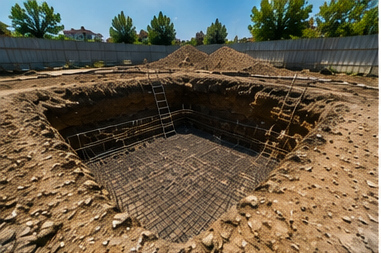
#> input picture cukur_deneme_data/cukur_01.jpg, 381 x 253 px
$ python feature_visualization.py
#> lines starting #> are read from the running program, lines starting #| are printed output that depends on the picture
### feature_detection.py
import numpy as np


def calculate_gradients(image):  # Burada görüntüyle aynı boyutta iki boş matris oluşturuyoruz.

    gx = np.zeros_like(image)  # gx = görüntünün yatay yöndeki değişimi
    gy = np.zeros_like(image)  # gy = görüntünün dikey yöndeki değişimi
                               # ortada ciddi bir yatay değişim var. gx bunu yakalar.
    gx[:, 1:-1] = (
        image[:, 2:] - image[:, :-2]
    ) / 2.0            # Burada bir pikselin sağındaki ve solundaki pikseli karşılaştırıyoruz.
                       # Sağa doğru giderken görüntü ne kadar değişiyor?
    gy[1:-1, :] = (
        image[2:, :] - image[:-2, :]
    ) / 2.0            # Aşağı/yukarı giderken görüntü ne kadar değişiyor?

    return gx, gy


def calculate_harris_response(image):

    gx, gy = calculate_gradients(image)

    ix2 = gx * gx
    iy2 = gy * gy
    ixy = gx * gy                # Bunlar bize bir bölgenin hangi yönlerde değiştiğini anlatıyor.

    kernel = np.ones(   # Şöyle bir filtre oluşturuyoruz:
        (3, 3),   #Yani tek bir piksele bakmıyoruz.
        dtype=np.float32 # Pikselin çevresindeki 3×3 bölgeye bakıyoruz:
    ) / 9.0              # Çünkü tek piksel gürültü olabilir. Çevresiyle beraber değerlendirmek daha güvenilir.

    sxx = np.zeros_like(image)
    syy = np.zeros_like(image)
    sxy = np.zeros_like(image)   # Bunlar Harris'in kullanacağı yerel gradient bilgilerini saklıyor.

    for y in range(1, image.shape[0] - 1):   # görüntünün bütün piksellerini geziyoruz.

        for x in range(1, image.shape[1] - 1):

            window_xx = ix2[    # Her pikselin etrafından: 3×3 alan alıyoruz.
                y - 1:y + 2,
                x - 1:x + 2
            ]

            window_yy = iy2[
                y - 1:y + 2,
                x - 1:x + 2
            ]

            window_xy = ixy[
                y - 1:y + 2,
                x - 1:x + 2
            ]

            sxx[y, x] = np.sum(
                window_xx * kernel
            )

            syy[y, x] = np.sum(
                window_yy * kernel
            )

            sxy[y, x] = np.sum(
                window_xy * kernel
            )

    k = 0.04

    determinant = (   # sonra bunun determinantını hesaplıyoruz  determinant iki yönlü değişimin gücünü yakalamamıza yardım ediyor.
        sxx * syy -
        sxy * sxy
    )

    trace = sxx + syy  # Bu bölgedeki toplam değişim ne kadar?

    response = (
        determinant -
        k * (trace ** 2)
    )     #burada baktıgımızz şey şu  değişim yüksek mi değil sadece
          # Düz alan mı? Kenar mı?  Köşe mi?

    return response   # Artık görüntüdeki her pikselin bir Harris skoru var.


def find_feature_points(
        response,
        max_points=300,
        grid_rows=8,
        grid_cols=12
):

    height, width = response.shape

    candidates = []

    margin = 10

    threshold = np.max(response) * 0.01   # Harris skoru 1000'in altındaysa bu noktayla uğraşma örneğin.
                                          # Böylece zayıf noktaları eliyoruz.
    # --------------------------------------------------
    # 1. Önce bütün güçlü Harris noktalarını buluyoruz
    # --------------------------------------------------

    for y in range(
        margin,
        height - margin
    ):

        for x in range(
            margin,
            width - margin
        ):

            current = response[y, x]

            if current < threshold:
                continue

            neighborhood = response[
                y - 1:y + 2,
                x - 1:x + 2     # 3×3 çevrede sadece en güçlü olanı tut.
                                # Buna Non-Maximum Suppression (NMS) deniyor.
            ]

            if current == np.max(neighborhood):

                candidates.append(
                    (
                        x,
                        y,
                        current
                    )
                )

    # Güçlü noktalar önce gelsin
    candidates.sort(
        key=lambda point: point[2],
        reverse=True
    )

    # --------------------------------------------------
    # 2. Görüntüyü grid bölgelerine ayırıyoruz
    # Diyelim fotoğrafın sol altında çok fazla taş var
    # Harris en güçlü 500 noktayı seçerse hepsi burada toplanabilir.
    # --------------------------------------------------

    cell_height = height / grid_rows
    cell_width = width / grid_cols

    points_per_cell = max(
        1,
        max_points // (grid_rows * grid_cols)
    )

    selected_points = []

    # --------------------------------------------------
    # 3. Her bölgeden sınırlı sayıda nokta alıyoruz
    # --------------------------------------------------

    for row in range(grid_rows):

        for col in range(grid_cols):

            x_min = col * cell_width
            x_max = (col + 1) * cell_width

            y_min = row * cell_height
            y_max = (row + 1) * cell_height

            cell_points = []

            for point in candidates:

                x, y, score = point

                if (
                    x_min <= x < x_max
                    and
                    y_min <= y < y_max
                ):

                    cell_points.append(point)

                    if len(cell_points) >= points_per_cell:
                        break

            selected_points.extend(
                cell_points
            )

    # --------------------------------------------------
    # 4. Eğer hedef sayıya ulaşmadıysak
    #    kalan güçlü noktaları ekle
    # --------------------------------------------------

    if len(selected_points) < max_points:

        selected_set = {
            (p[0], p[1])
            for p in selected_points
        }

        for point in candidates:

            if (
                point[0],
                point[1]
            ) in selected_set:
                continue

            selected_points.append(point)

            if len(selected_points) >= max_points:
                break

    # Güç sırasına göre tekrar sırala
    selected_points.sort(
        key=lambda point: point[2],
        reverse=True
    )

    return selected_points[:max_points]

### feature_visualization.py
from PIL import Image, ImageDraw

from feature_detection import (
    calculate_harris_response,
    find_feature_points
)


def main():

    image_path = "cukur_deneme_data/cukur_01.jpg"

    # Orijinal görüntüyü renkli olarak aç
    image = Image.open(image_path).convert("RGB")
#> image is the input picture: PIL image 381x253 RGB; mean R, G, B 106.3, 93.9, 73.6

    # Harris için grayscale görüntü
    gray = image.convert("L")
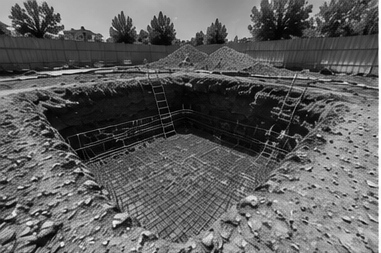
#> gray: PIL image 381x253 L; min 0, max 255, mean 95.3

    # Harris hesabı için numpy array
    import numpy as np

    gray_array = np.array(
        gray,
        dtype=np.float32
    )

    # Harris response
    harris = calculate_harris_response( # Fotoğraftaki belirgin noktaları Harris ile değerlendir.
        gray_array
    )
#> in calculate_gradients, `gy[1:-1, :] = ( image[2:, :] - image[:-2, :] ) / 2.0`:
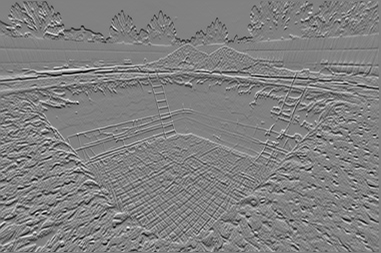
#> gy: shape (253, 381) float32; min -107.5, max 105.5, mean -0.1; drawn with min black and max white
#> after the loop in calculate_harris_response, `for y in range(1, image.shape[0] - 1):`:
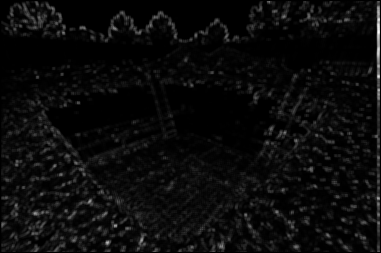
#> sxx: shape (253, 381) float32; min 0, max 6358.5, mean 286.1; drawn with min black and max white
#> after the loop in calculate_harris_response, `for y in range(1, image.shape[0] - 1):`:
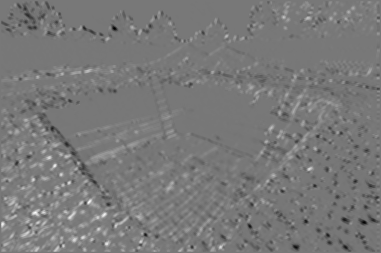
#> sxy: shape (253, 381) float32; min -2952, max 3319.6, mean 32.4; drawn with min black and max white
#> after the loop in calculate_harris_response, `for y in range(1, image.shape[0] - 1):`:
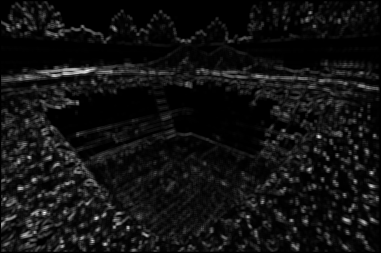
#> syy: shape (253, 381) float32; min 0, max 5884.5, mean 419.6; drawn with min black and max white
#> in calculate_harris_response, `response = ( determinant - k * (trace ** 2) )`:
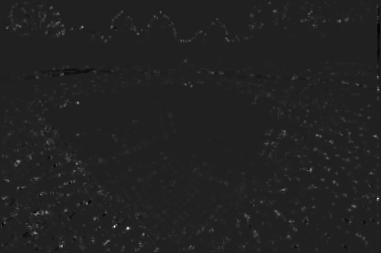
#> response: shape (253, 381) float32; min -1394890.1, max 9576927, mean 76120.4; drawn with min black and max white

    # Feature noktaları
    points = find_feature_points(
        harris,
        max_points=300  # Bunların arasından en iyi 300 noktayı seç.
    )
#> in find_feature_points, `threshold = np.max(response) * 0.01   # Harris skoru 1000'in altındays..`: threshold = 95769.3
#> after the loop in find_feature_points, `for y in range(`: candidates = 1637 items, first 6: (24, 10, 885219.4), (32, 10, 969685.2), (252, 10, 115954.1), (259, 10, 837729.8), (320, 10, 332425.8), (122, 11, 1522520)
#> the loop in find_feature_points, `for point in candidates: ` made 140 passes
#> point on passes 1 to 12: (114, 226, 9576927), (127, 228, 8550590), (46, 212, 5227828.5), (18, 161, 5169241), (82, 27, 4821852), (77, 102, 4466363), (35, 233, 4241577.5), (317, 135, 4170000), (143, 234, 4151838), (310, 169, 3759811.8), (37, 213, 3662156), (339, 21, 3479994)
#> after the loop in find_feature_points, `for point in candidates:`: selected_points = 300 items, first 6: (20, 26, 2596537.2), (17, 25, 2226287), (14, 28, 1838879.2), (58, 13, 2702183.5), (57, 22, 2389341.5), (62, 25, 1930379.8)
#> points = 300 items, first 6: (114, 226, 9576927), (127, 228, 8550590), (46, 212, 5227828.5), (18, 161, 5169241), (82, 27, 4821852), (77, 102, 4466363)

    # Çizim yapabilmek için
    draw = ImageDraw.Draw(image)

    # Her feature noktasını çiz
    for x, y, response in points:  # Her bulunan noktayı tek tek dolaşıyor.

        radius = 3

        draw.ellipse(  #o noktaya kırmızı yuvarlak çiziyor.
            (
                x - radius,
                y - radius,
                x + radius,
                y + radius
            ),
            fill=(255, 0, 0)
        )
#> this loop made 300 passes

    # Sonucu kaydet
    output_path = "cukur_deneme_data/features_01.jpg"

    image.save(
        output_path,
        quality=95
    )
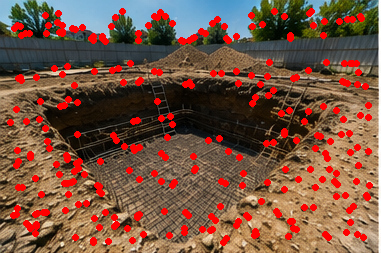
#> saved as features_01.jpg: PIL image 381x253 RGB; mean R, G, B 120.4, 83.4, 65.4

    print("Feature görselleştirmesi oluşturuldu.")
    print("Nokta sayısı:", len(points))
#| Nokta sayısı: 300
    print("Dosya:", output_path)


if __name__ == "__main__":

    main()

$ run again, with cukur_deneme_data/cukur_02.jpg copied over cukur_deneme_data/cukur_01.jpg
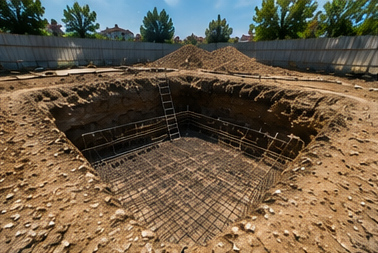
#> input picture cukur_deneme_data/cukur_02.jpg, 378 x 253 px
#> in main, image is the input picture: PIL image 378x253 RGB; mean R, G, B 108.5, 93.6, 72.7
#> in calculate_harris_response, `response = ( determinant - k * (trace ** 2) )`:
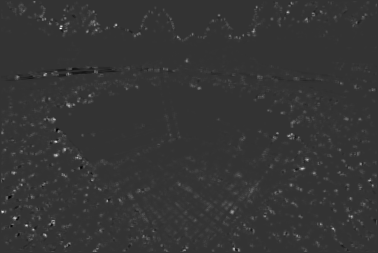
#> response: shape (253, 378) float32; min -1577044, max 6224531, mean 78184.7; drawn with min black and max white
#> threshold = 62245.3
#> after the loop in find_feature_points, `for y in range(`: candidates = 1818 items, first 6: (24, 10, 1465230.5), (44, 10, 592599.6), (64, 10, 1511585.8), (280, 10, 571924.1), (303, 10, 239197.9), (325, 10, 117684.8)
#> the loop in find_feature_points, `for point in candidates: ` made 124 passes
#> point on passes 1 to 8: (60, 28, 6224531), (55, 141, 4932891), (26, 225, 4835750), (302, 168, 4701061.5), (61, 26, 4699085), (56, 155, 4631647), (15, 218, 4289588), (45, 235, 4058674)
#> after the loop in find_feature_points, `for point in candidates:`: selected_points = 300 items, first 6: (24, 10, 1465230.5), (20, 13, 782032.1), (29, 17, 592511.8), (60, 28, 6224531), (61, 26, 4699085), (45, 19, 2175808.2)
#> points = 300 items, first 6: (60, 28, 6224531), (55, 141, 4932891), (26, 225, 4835750), (302, 168, 4701061.5), (61, 26, 4699085), (56, 155, 4631647)
#> the loop in main, `for x, y, response in points:` made 300 passes
#> in main, `image.save( output_path, quality=95 )`:
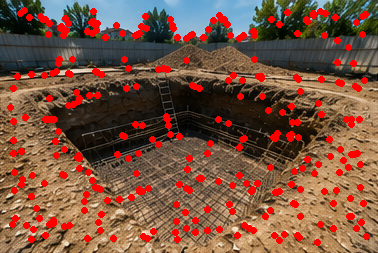
#> saved as features_01.jpg: PIL image 378x253 RGB; mean R, G, B 122.9, 83, 64.3
#| Nokta sayısı: 300

$ run again, with cukur_deneme_data/cukur_03.jpg copied over cukur_deneme_data/cukur_01.jpg
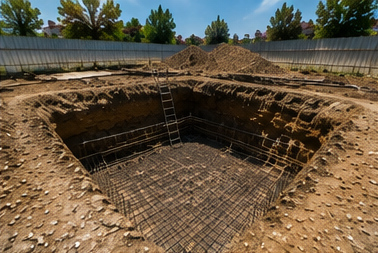
#> input picture cukur_deneme_data/cukur_03.jpg, 378 x 253 px
#> in main, image is the input picture: PIL image 378x253 RGB; mean R, G, B 103.9, 88.9, 68.4
#> in calculate_harris_response, `response = ( determinant - k * (trace ** 2) )`:
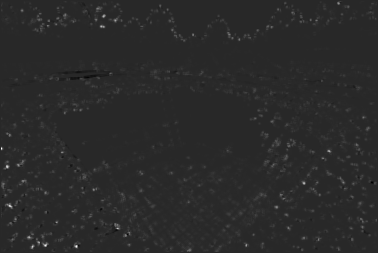
#> response: shape (253, 378) float32; min -1181097.9, max 6238722, mean 62729.4; drawn with min black and max white
#> threshold = 62387.2
#> after the loop in find_feature_points, `for y in range(`: candidates = 1725 items, first 6: (22, 10, 2105500.5), (39, 10, 170380.9), (58, 10, 398940.4), (91, 10, 137261.8), (152, 10, 642323.6), (157, 10, 682771.1)
#> the loop in find_feature_points, `for point in candidates: ` made 125 passes
#> point on passes 1 to 8: (117, 228, 4586447), (101, 26, 4106276.5), (103, 16, 3994377.5), (304, 183, 3989308), (29, 237, 3871807.2), (329, 151, 3848615.2), (39, 242, 3593683.5), (115, 20, 3575096.5)
#> after the loop in find_feature_points, `for point in candidates:`: selected_points = 300 items, first 6: (22, 10, 2105500.5), (23, 22, 541278.9), (12, 28, 278281.5), (47, 25, 2267107.8), (56, 24, 1838852.2), (39, 19, 1776009.5)
#> points = 300 items, first 6: (117, 228, 4586447), (101, 26, 4106276.5), (103, 16, 3994377.5), (304, 183, 3989308), (29, 237, 3871807.2), (329, 151, 3848615.2)
#> the loop in main, `for x, y, response in points:` made 300 passes
#> in main, `image.save( output_path, quality=95 )`:
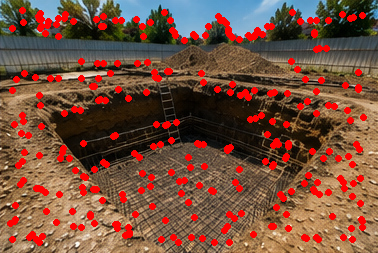
#> saved as features_01.jpg: PIL image 378x253 RGB; mean R, G, B 118.7, 79, 60.6
#| Nokta sayısı: 300

$ run again, with cukur_deneme_data/cukur_04.jpg copied over cukur_deneme_data/cukur_01.jpg
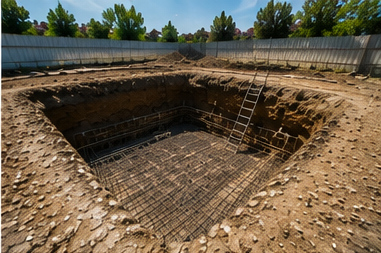
#> input picture cukur_deneme_data/cukur_04.jpg, 381 x 253 px
#> in main, image is the input picture: PIL image 381x253 RGB; mean R, G, B 109.2, 94.9, 74.1
#> threshold = 62490
#> after the loop in find_feature_points, `for y in range(`: candidates = 1778 items, first 6: (25, 10, 441610), (50, 10, 1776607), (54, 10, 356095.8), (128, 10, 279667.2), (303, 10, 333497.4), (322, 10, 260207.6)
#> the loop in find_feature_points, `for point in candidates: ` made 144 passes
#> point on passes 1 to 8: (15, 186, 6248995.5), (25, 20, 5584204), (72, 158, 5451261), (281, 128, 5338060.5), (27, 239, 5013528), (159, 35, 4892477.5), (110, 31, 4858919), (32, 21, 4247876.5)
#> after the loop in find_feature_points, `for point in candidates:`: selected_points = 300 items, first 6: (25, 20, 5584204), (28, 17, 3920039), (28, 19, 2956229), (32, 21, 4247876.5), (34, 20, 3568184.5), (39, 24, 2306060.2)
#> points = 300 items, first 6: (15, 186, 6248995.5), (25, 20, 5584204), (72, 158, 5451261), (281, 128, 5338060.5), (27, 239, 5013528), (159, 35, 4892477.5)
#> the loop in main, `for x, y, response in points:` made 300 passes
#> in main, `image.save( output_path, quality=95 )`:
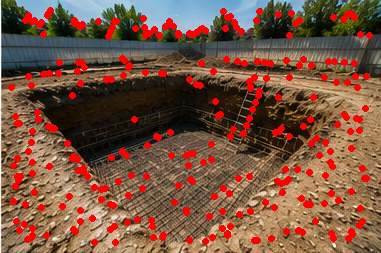
#> saved as features_01.jpg: PIL image 381x253 RGB; mean R, G, B 122.8, 84.2, 65.6
#| Nokta sayısı: 300
